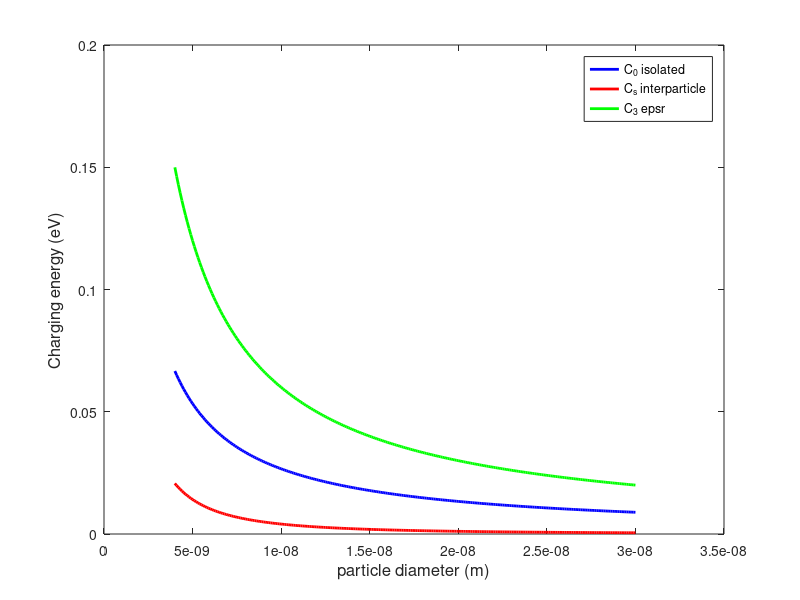

Write the MATLAB code that produced this figure.
%charging energy nanoparticle
clear all
q=1.602E-19; % coulombs
e0= 8.8542E-12; %Farads/meter
epsr=2.7;
epsr2=1.2;
j2ev=6.2415E18; %joules to eV
rad=[4:0.1:30]*1E-9; %m
cap=4*pi*epsr*e0*rad; %farads
%caps=4*pi*epsr*e0*rad*((rad+1.8E-9)/1.8E-9);

for i=1:length(rad)
cap(i)=4*pi*epsr*e0*rad(i);    
Ec(i)=(q^2/2)/cap(i); %colombs^2/farad = joules

caps(i)=4*pi*epsr*e0*rad(i)*((rad(i)+1.8E-9)/1.8E-9);
Ecs(i)=(q^2/2)/caps(i);

cap2(i)=4*pi*epsr2*e0*rad(i); 
Ec2(i)=(q^2/2)/cap2(i);
end

Ecev=Ec*6.2415E18; %electron volts eV
Ecsev=Ecs*6.2415E18; %electron volts eV
Ec2ev=Ec2*6.2415E18; %electron volts eV


h1=plot(rad,Ecev);
hold on
h2=plot(rad, Ecsev);
h3=plot(rad, Ec2ev);
xlabel('particle diameter (m)', 'FontSize', 12);
ylabel('Charging energy (eV)',  'FontSize', 12);
%title('y vs x');
set(h1,'Color', 'b', 'LineWidth', 2);
set(h2,'Color', 'r', 'LineWidth', 2);
set(h3,'Color', 'g', 'LineWidth', 2);
%set(h4,'Color', 'y', 'LineWidth', 2);
legend('C_0 isolated', 'C_s interparticle', 'C_3 epsr');


%%
MeasEa=[21.07706; 19.89635; 23.12674; 25.14198]*0.001*0.5; %eV
s=1.8E-9;
Dcc=1E-9*[14.12334; 13.70358; 13.46092; 12.96301];

for i=1:length(rad)
caps(i)=4*pi*epsr*e0*rad(i)*((rad(i)+s)/s);
Ecs(i)=(q^2/2)/caps(i);
end

%% analytical mutual capacitance
% http://www.iue.tuwien.ac.at/phd/wasshuber/node13.html?
dcc=13.5e-9;
a=6e-9;
epsr=2.7;
Canalyt=pi*epsr*e0*sqrt(dcc^2-4*a^2);
infsumc6=0;
for p=0:9999
    infsumc6=infsumc6+(coth((p+0.5)*acosh(dcc/(2*a)))-1);
end
C2sphc6=Canalyt*infsumc6;

dcc=14.2e-9;
a=6e-9;
epsr=2.0;
Canalyt=pi*epsr*e0*sqrt(dcc^2-4*a^2);
infsumc18=0;
for p=0:9999
    infsumc18=infsumc18+(coth((p+0.5)*acosh(dcc/(2*a)))-1);
end
C2sphc18=Canalyt*infsumc18;



%% Gauss law approach to mutual capacitance
q=1.602E-19; % coulombs
dcc=27e-9;
a=12e-9;
epsr=2.7;
Va=q/(4*pi*e0*epsr*a)-q/(4*pi*e0*epsr*dcc);
Vb=-q/(4*pi*e0*epsr*a)+q/(4*pi*e0*epsr*dcc);
Deltav=Va-Vb;
Cgauss=q/Deltav;

Ecgauss=q^2*j2ev/(2*Cgauss);


%% how many nanoparticles coupled using analytical mutual cap?

Eac18=0.01707; %eV
Eac6=0.0086; %eV

Ccoupc18=q^2/(2*Eac18/j2ev);
Ccoupc6=q^2/(2*Eac6/j2ev);
Nc18=Ccoupc18/C2sphc18
Nc6=Ccoupc6/C2sphc6


